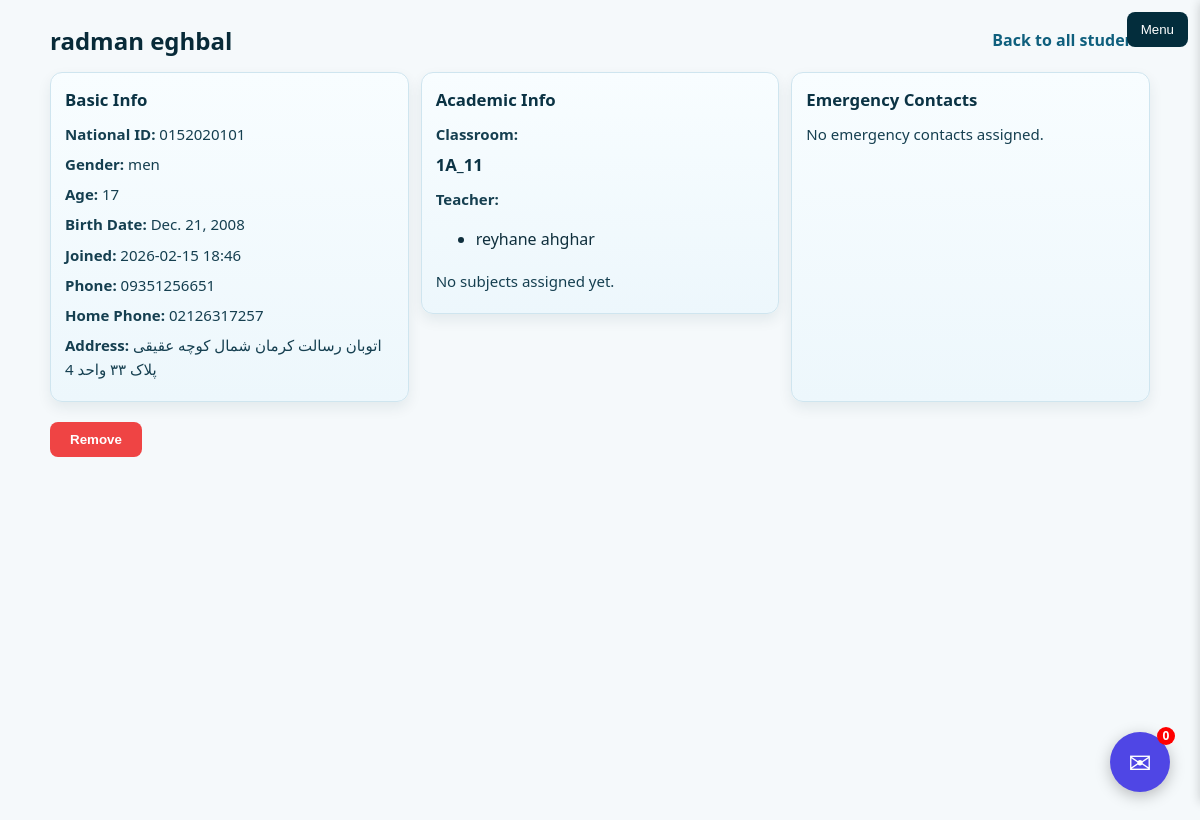
The page /users/user_detail/7/ (signed in) on the database its author committed.
### user/models.py (models this page shows, shortened)
class User(AbstractBaseUser, PermissionsMixin):
    ROLE_CHOICES = [
        ('admin', 'Admin'),
        ('teacher', 'Teacher'),
        ('student', 'Student'),
        ('parent', 'Parent'),
        ('staff', 'Staff'),
    ]
    full_name = models.CharField(max_length=255)
    national_id = models.CharField(max_length=10, unique=True)
    phone = models.CharField(max_length=20 , null=True , blank=True)
    home_address = models.CharField(max_length=255 , null=True , blank=True)
    home_phone = models.CharField(max_length=20 , null=True , blank=True)
    date_born = models.DateField(null=True , blank=True)
    gender = models.CharField(max_length=10, choices=[('man','Male'),('woman','Female')])
    role = models.CharField(max_length=20, choices=ROLE_CHOICES)
    is_active = models.BooleanField(default=True)
    is_staff = models.BooleanField(default=False)
    is_superuser = models.BooleanField(default=False)
    date_joined = models.DateTimeField(auto_now_add=True)
    USERNAME_FIELD = 'national_id'
    REQUIRED_FIELDS = ['full_name' , 'gender' , 'role']
    objects = UserManager()
    @property
    def is_student(self): return self.role == 'student'
    @property
    def is_admin(self): return self.role == 'admin'

class TeacherProfile(models.Model):
    user = models.OneToOneField(settings.AUTH_USER_MODEL, on_delete=models.CASCADE)
    education = models.CharField(max_length=100, blank=True, null=True)

### students/models.py (models this page shows, shortened)
class Student(models.Model):
    user = models.OneToOneField(
        settings.AUTH_USER_MODEL,
        on_delete=models.CASCADE,
        related_name='student_profile'
    )
    parents = models.ManyToManyField(
        'user.ParentProfile',
        blank=True,
        related_name='students'
    )
    teacher = models.ForeignKey(
        'user.TeacherProfile',
        blank=True,
        on_delete=models.PROTECT,
        related_name='students',
        null=True,
    )
    grade = models.CharField(
        max_length=100,
        blank=True,
        null=True,
        choices=[
            ('first_grade', 'First Grade'),
            ('second_grade', 'Second Grade'),
            ('third_grade', 'Third Grade'),
            ('fourth_grade', 'Fourth Grade'),
            ('fifth_grade', 'Fifth Grade'),
            ('sixth_grade', 'Sixth Grade'),
            ('seventh_grade', 'Seventh Grade'),
            ('eighth_grade', 'Eighth Grade'),
            ('ninth_grade', 'Ninth Grade'),
            ('tenth_grade', 'Tenth Grade'),
            ('eleventh_grade', 'Eleventh Grade'),
            ('twelfth_grade', 'Twelfth Grade'),
        ]
    )
    class_room = models.ForeignKey(ClassRoom , on_delete=models.PROTECT , related_name='students' , null=True , blank=True)
    report_card = models.TextField(blank=True, null=True)
    is_paid = models.BooleanField(default=True)

class ClassRoom(models.Model):
    name = models.CharField(max_length=5)
    teacher = models.ManyToManyField(
        'user.TeacherProfile',
        related_name='classrooms',
        blank=True,
    )
    lessons = models.ManyToManyField('lessons.Lessons', blank=True)
    home_work = models.ManyToManyField(HomeWork  , blank=True)
    class_grade = models.CharField(
        max_length=100,
        blank=True,
        null=True,
        choices=[
            ('first_grade', 'First Grade'),
            ('second_grade', 'Second Grade'),
            ('third_grade', 'Third Grade'),
            ('fourth_grade', 'Fourth Grade'),
            ('fifth_grade', 'Fifth Grade'),
            ('sixth_grade', 'Sixth Grade'),
            ('seventh_grade', 'Seventh Grade'),
            ('eighth_grade', 'Eighth Grade'),
            ('ninth_grade', 'Ninth Grade'),
            ('tenth_grade', 'Tenth Grade'),
            ('eleventh_grade', 'Eleventh Grade'),
            ('twelfth_grade', 'Twelfth Grade'),]
)

### user/views.py (the view)
# urls.py: path('user_detail/<int:pk>/' , views.user_detail , name='user_detail'),
def user_detail(request, pk):
    if not request.user.is_authenticated:
        messages.error(request, 'you have to login first')
        return redirect('user:login')
    if not request.user.role == 'teacher' and not request.user.is_admin and not request.user.is_superuser:
        messages.error(request, 'you do not have permissions for this action')
        return redirect('core:home')
    that_user = get_object_or_404(User, pk=pk)
    age = None
    if that_user.date_born:
        today = date.today()
        birthday = that_user.date_born
        age = today.year - birthday.year - ((today.month, today.day) < (birthday.month, birthday.day))
    student_profile = None
    student_parents = []
    student_teacher = []
    if hasattr(that_user, 'student_profile') and that_user.student_profile:
        student_profile = that_user.student_profile
        student_parents = student_profile.parents.select_related('user').all()
        if hasattr(student_profile, 'teacher') and student_profile.teacher:
            student_teacher = student_profile.teacher.select_related('user').all()
    return render(
        request,
        'user_detail.html',
        {
            'that_user': that_user,
            'student_profile': student_profile,
            'student_parents': student_parents,
            'student_teacher': student_teacher,
            'lessons': Lessons.objects.all(),
            'age': age,
        }
    )

### user/templates/user_detail.html (shortened to what this page needs)
{% extends 'base.html' %} {% block content %}
<section class="student-detail-page">
  <div class="student-detail-head">
    <h1>{{ that_user.full_name }}</h1>
    <a class="student-back-link" href="{% url 'user:all_students' %}"
      >Back to all students</a
    >
  </div>
  <div class="student-detail-grid">
    <div class="student-detail-card">
      <h2>Basic Info</h2>
      <p><strong>National ID:</strong> {{ that_user.national_id }}</p>
      <p><strong>Gender:</strong> {{ that_user.gender|default:"-" }}</p>
      <p><strong>Age:</strong> {{ age|default:"-" }}</p>
      <p><strong>Birth Date:</strong> {{ that_user.date_born}}</p>
      <p>
        <strong>Joined:</strong> {{ that_user.date_joined|date:"Y-m-d H:i" }}
      </p>
      <p><strong>Phone:</strong> {{ that_user.phone|default:"-" }}</p>
      <p><strong>Home Phone:</strong> {{ that_user.home_phone|default:"-" }}</p>
      <p><strong>Address:</strong> {{ that_user.home_address|default:"-" }}</p>
    </div>
    <form action="{% url 'user:profile_edit' that_user.pk%}" method="post">
      <div class="student-detail-card">
        <h2>Academic Info</h2>
        {% if student_profile %}
        <p><strong>Classroom:</strong></p>
        <h2>{{ student_profile.class_room.name|default:"Not assigned" }}</h2>
        <p><strong>Teacher:</strong></p>
        {% if student_profile.class_room.teacher.all %}
        <ul>
          {% for teacher in student_profile.class_room.teacher.all %}
          <li>{{ teacher.user.full_name }}</li>
          {% endfor %}
        </ul>
        {% else %}
        <p>No teacher assigned yet.</p>
        {% endif %}
        {% if student_profile.lessons.count > 0 %}
        <p><strong>Subjects:</strong></p>
        <ul>
          {% for lesson in student_profile.lessons.all %}
          <li>{{ lesson.name }}</li>
          {% endfor %}
        </ul>
        {% else %}
        <p>No subjects assigned yet.</p>
        {% endif %} {% else %}
        <p>No student profile data yet.</p>
        {% endif %}
      </div>
    </form>
    <div class="student-detail-card">
      <h2>Emergency Contacts</h2>
      {% if student_parents %} {% for parent in student_parents %}
      <p>
        <strong>{{ parent.parent_type|title }}:</strong> {{
        parent.user.full_name }} ({{ parent.user.phone|default:"-" }})
      </p>
      {% endfor %} {% else %}
      <p>No emergency contacts assigned.</p>
      {% endif %}
    </div>
  </div>
  <form action="{% url 'user:remove_user' that_user.id %}" method="post">
    <button style="margin-top: 20px" class="danger-btn" type="submit">
      Remove
    </button>
  </form>
</section>
{% endblock %}

### static/style.css (style rules this page uses)
html { font-family: 'Segoe UI', Tahoma, Geneva, Verdana, sans-serif; }
body { margin: 0; background: #f5f9fb; color: #0f2f3d; line-height: 1.6; }
html, body { margin: 0; padding: 0; height: 100%; width: 100%; }
.danger-btn { background: #ef4444; color: white; border: none; padding: 10px 20px; border-radius: 8px; cursor: pointer; font-weight: 600; transition: background 0.2s; }
.student-detail-page { width: min(1100px, 96%); margin: 22px auto; }
.student-detail-head { display: flex; align-items: center; justify-content: space-between; gap: 10px; flex-wrap: wrap; margin-bottom: 12px; }
.student-detail-head h1 { margin: 0; color: #082a38; font-size: clamp(1.2rem, 2vw, 1.8rem); }
.student-back-link { color: #0f5f7d; text-decoration: none; font-weight: 600; }
.student-detail-grid { display: grid; grid-template-columns: repeat(3, minmax(220px, 1fr)); gap: 12px; }
.student-detail-card { border: 1px solid #cfe5ef; border-radius: 12px; background: linear-gradient(180deg, #f8fdff 0%, #edf7fc 100%); box-shadow: 0 6px 14px rgb(3 45 60 / 8%); padding: 14px; }
.student-detail-card h2 { margin: 0 0 8px; color: #0b3344; font-size: 1.05rem; }
.student-detail-card p { margin: 0 0 6px; color: #153f50; font-size: 0.94rem; overflow-wrap: anywhere; }

### rows shown on the page
User: full_name "radman eghbal", national_id "0152020101", gender "men", date_born "Dec. 21, 2008", date_joined "2026-02-15 18:46", phone "09351256651", home_phone "02126317257", home_address "اتوبان رسالت کرمان شمال کوچه عقیقی پلاک ۳۳ واحد 4"
Student: class_room.name "1A_11"
TeacherProfile: user.full_name "reyhane ahghar"

### other values the page prints
{{ age|default:"-" }} "17"
